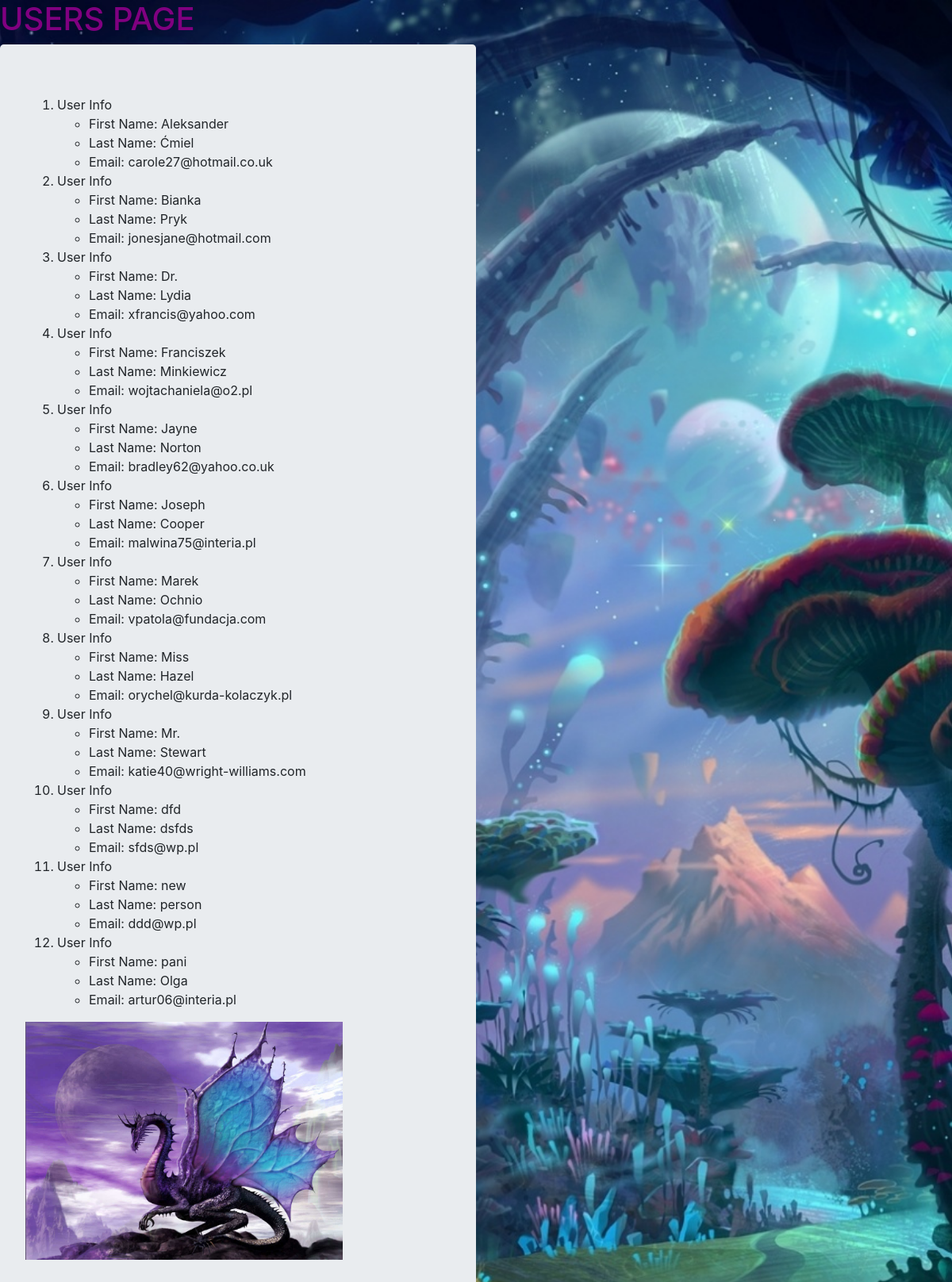
/users/, run on the app's committed database.
### forms/models.py (models this page shows)
class User1s(models.Model):
    first_name = models.CharField(max_length=200)
    last_name = models.CharField(max_length=200)
    email = models.EmailField(max_length=200,unique=True)

### forms/views.py (the view)
# urls.py: path('users/', views.users, name='users_page'),
def users(request):
    user_list = User1s.objects.order_by('first_name')
    user_dictionary = {'users':user_list}
    return render(request, 'forms/users.html', context=user_dictionary)

### forms/templates/forms/users.html (shortened to what this page needs)
<!DOCTYPE html> {% load static %}
<html lang="en">
<head>
    <link rel="stylesheet" type="text/css" href="{% static 'forms/css/css.css' %}">
    <link rel="stylesheet" href="https://stackpath.bootstrapcdn.com/bootstrap/4.5.2/css/bootstrap.min.css">
</head>
<body>
    <h1>USERS PAGE</h1>
    <div class="jumbotron">
        <div class="left">{% if users %}
            <ol>
                {% for person in users %}
                <li>User Info</li>
                <ul>
                    <li>First Name: {{ person.first_name }}</li>
                    <li>Last Name: {{ person.last_name }}</li>
                    <li>Email: {{ person.email }}</li>
                </ul>
                {% endfor %}
            </ol>
            {% endif %}</div>
        <div class="right">
            <img src="{% static 'forms/images/dragon.jpg' %}" alt="My image">
        </div>
    </div>
</body>
</html>

### forms/static/forms/css/css.css (style rules this page uses)
body { background: hsla(0, 100%, 50%, 0.5) url("images/crop.jpg") no-repeat; max-width: 600px; background-position: center; background-size: cover; }
h1 { color: purple; }
img { max-width: 400px; }

### data on the page
User1s: first_name "Aleksander", last_name "Ćmiel", email "carole27@hotmail.co.uk"
User1s: first_name "Bianka", last_name "Pryk", email "jonesjane@hotmail.com"
User1s: first_name "Dr.", last_name "Lydia", email "xfrancis@yahoo.com"
User1s: first_name "Franciszek", last_name "Minkiewicz", email "wojtachaniela@o2.pl"
User1s: first_name "Jayne", last_name "Norton", email "bradley62@yahoo.co.uk"
User1s: first_name "Joseph", last_name "Cooper", email "malwina75@interia.pl"
User1s: first_name "Marek", last_name "Ochnio", email "vpatola@fundacja.com"
User1s: first_name "Miss", last_name "Hazel", email "orychel@kurda-kolaczyk.pl"
User1s: first_name "Mr.", last_name "Stewart", email "katie40@wright-williams.com"
User1s: first_name "dfd", last_name "dsfds", email "sfds@wp.pl"
User1s: first_name "new", last_name "person", email "ddd@wp.pl"
User1s: first_name "pani", last_name "Olga", email "artur06@interia.pl"
